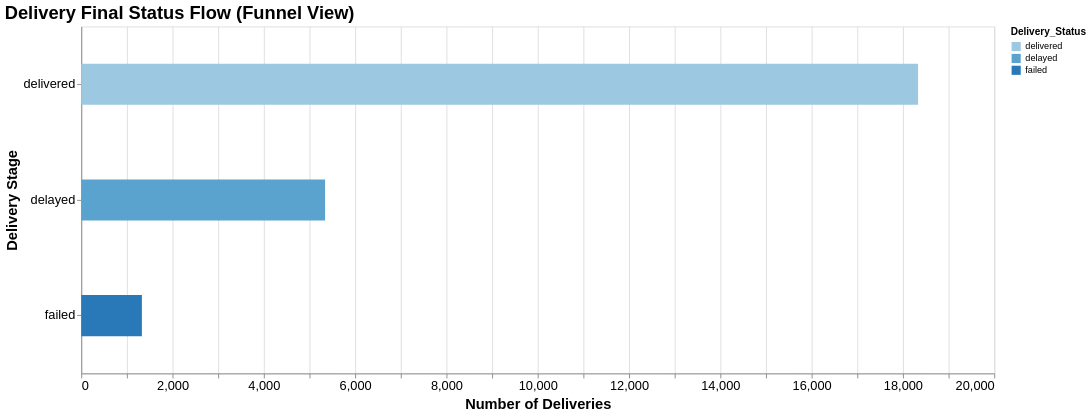

Notebook cell for this chart:
### Code cell
# status_counts already exists, but here’s a safe version:
status_counts = df['delivery_status'].value_counts().reset_index()
status_counts.columns = ['Delivery_Status', 'Count']

# Set correct order: delivered → delayed → failed
status_order = ['delivered', 'delayed', 'failed']
status_counts['Delivery_Status'] = pd.Categorical(
    status_counts['Delivery_Status'], 
    categories=status_order, 
    ordered=True
)
status_counts = status_counts.sort_values("Delivery_Status")

# ---------- DISPLAY FUNNEL CHART ----------
funnel_chart = (
    alt.Chart(status_counts)
    .mark_bar(size=45)
    .encode(
        x=alt.X('Count', title='Number of Deliveries'),
        y=alt.Y('Delivery_Status', sort=status_order, title='Delivery Stage'),
        color=alt.Color('Delivery_Status',
                       scale=alt.Scale(domain=status_order)),
        tooltip=['Delivery_Status', 'Count']
    )
    .properties(
        title='Delivery Final Status Flow (Funnel View)',
        width=1000,   # better width
        height=380    # better height
    )
    .configure_axis(
        labelFontSize=14,
        titleFontSize=16
    )
    .configure_title(
        fontSize=20,
        anchor='start'
    )
    
)

# 👉 Display inside VS Code Jupyter
funnel_chart

### Figure 1 — Vega-Lite specification as saved in the notebook (floating-point values rounded to 4 significant figures)
{"config": {"view": {"continuousWidth": 300, "continuousHeight": 300}, "axis": {"labelFontSize": 14, "titleFontSize": 16}, "title": {"anchor": "start", "fontSize": 20}}, "data": {"name": "data-6257b41011574e2f18434a26105484a6"}, "mark": {"type": "bar", "size": 45}, "encoding": {"color": {"field": "Delivery_Status", "scale": {"domain": ["delivered", "delayed", "failed"]}, "sort": ["delivered", "delayed", "failed"], "type": "ordinal"}, "tooltip": [{"field": "Delivery_Status", "type": "ordinal"}, {"field": "Count", "type": "quantitative"}], "x": {"field": "Count", "title": "Number of Deliveries", "type": "quantitative"}, "y": {"field": "Delivery_Status", "sort": ["delivered", "delayed", "failed"], "title": "Delivery Stage", "type": "ordinal"}}, "height": 380, "title": "Delivery Final Status Flow (Funnel View)", "width": 1000, "$schema": "https://vega.github.io/schema/vega-lite/v6.1.0.json", "datasets": {"data-6257b41011574e2f18434a26105484a6": [{"Delivery_Status": "delivered", "Count": 18331}, {"Delivery_Status": "delayed", "Count": 5341}, {"Delivery_Status": "failed", "Count": 1328}]}}
